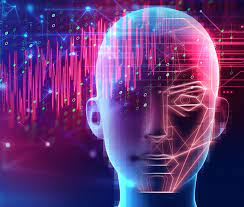
#> input picture image.jpeg, 244 x 207 px
$ jupyter execute showImage.ipynb
#> lines starting #> are read from the running program, lines starting #| are printed output that depends on the picture
<a href="https://colab.research.google.com/github/VenkatakrishnaHR/Image-Processing-Lab/blob/main/showImage.ipynb" target="_parent"></a>

#Write a python code to show an immage in different possible ways. Also perform negation of imsge, and seperately show R, G and B partions of an image

[cell 1]
import cv2
from google.colab.patches import cv2_imshow

Show Image

[cell 2]
img = cv2.imread("image.jpeg", -1)
#> img is the input picture: shape (207, 244, 3); mean B, G, R 120.6, 55.6, 100.1
cv2_imshow(img)

[cell 3]
#Here, 0 indicates gray scale level
img = cv2.imread("image.jpeg", 0)
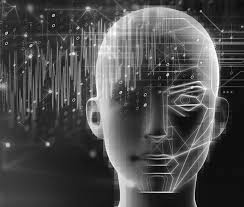
#> img: shape (207, 244); min 0, max 255, mean 76.3
cv2_imshow(img)

[cell 4]
img = cv2.imread('image.jpeg')
print(type(img))
#| <class 'numpy.ndarray'>

# cv2.imshow(img)
cv2_imshow(img)

Negative image

[cell 5]
img = cv2.imread("image.jpeg")
negativeImg = img.copy()
negativeImg[:,:,0] = 255 - negativeImg[:,:,0]
negativeImg[:,:,1] = 255 - negativeImg[:,:,1]
negativeImg[:,:,2] = 255 - negativeImg[:,:,2]
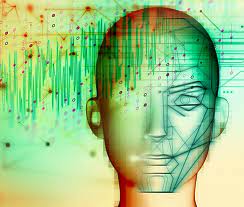
#> negativeImg: shape (207, 244, 3); mean B, G, R 134.4, 199.4, 154.9
cv2_imshow( negativeImg )

[cell 6]
img.shape
#> Out = (207, 244, 3)

[cell 7]
img.size
#> Out = 151524

[cell 8]
blue = img[:,:,0]
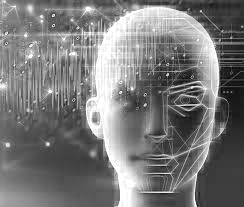
#> blue: shape (207, 244); min 4, max 255, mean 120.6
cv2_imshow(blue)
green = img[:,:,1]
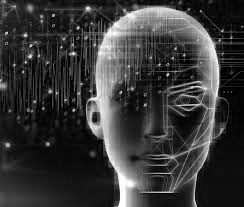
#> green: shape (207, 244); min 0, max 255, mean 55.6
cv2_imshow(green)
red = img[:,:,2]
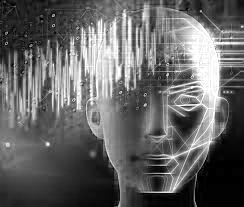
#> red: shape (207, 244); min 0, max 255, mean 100.1
cv2_imshow(red)

[cell 9]
blueImg = img.copy()
blueImg[:,:,1] = 0
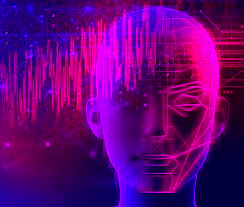
#> blueImg: shape (207, 244, 3); mean B, G, R 120.6, 0, 100.1
blueImg[:,:,2] = 0
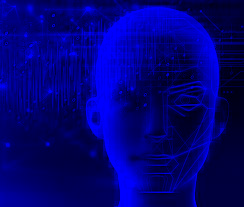
#> blueImg: shape (207, 244, 3); mean B, G, R 120.6, 0, 0
cv2_imshow( blueImg )

redImg = img.copy()
redImg[:,:,0] = 0
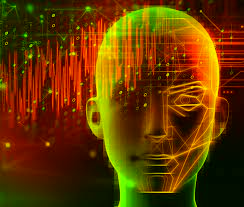
#> redImg: shape (207, 244, 3); mean B, G, R 0, 55.6, 100.1
redImg[:,:,1] = 0
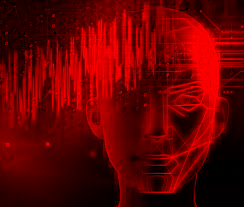
#> redImg: shape (207, 244, 3); mean B, G, R 0, 0, 100.1
cv2_imshow( redImg )

greenImg = img.copy()
greenImg[:,:,0] = 0
greenImg[:,:,2] = 0
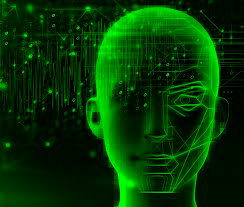
#> greenImg: shape (207, 244, 3); mean B, G, R 0, 55.6, 0
cv2_imshow( greenImg )

$ run again, with img2.png saved as image.jpeg
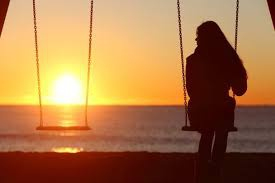
#> input picture img2.png, 275 x 183 px
#> img is the input picture: shape (183, 275, 3); mean B, G, R 72.4, 118.7, 168.9
#> img: shape (183, 275)
#| <class 'numpy.ndarray'>
#> `redImg[:,:,1] = 0`:
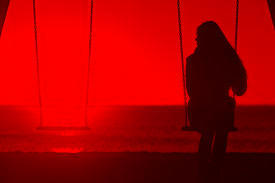
#> redImg: shape (183, 275, 3); mean B, G, R 0, 0, 168.9
#> `greenImg[:,:,2] = 0`:
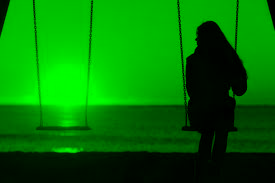
#> greenImg: shape (183, 275, 3); mean B, G, R 0, 118.7, 0
